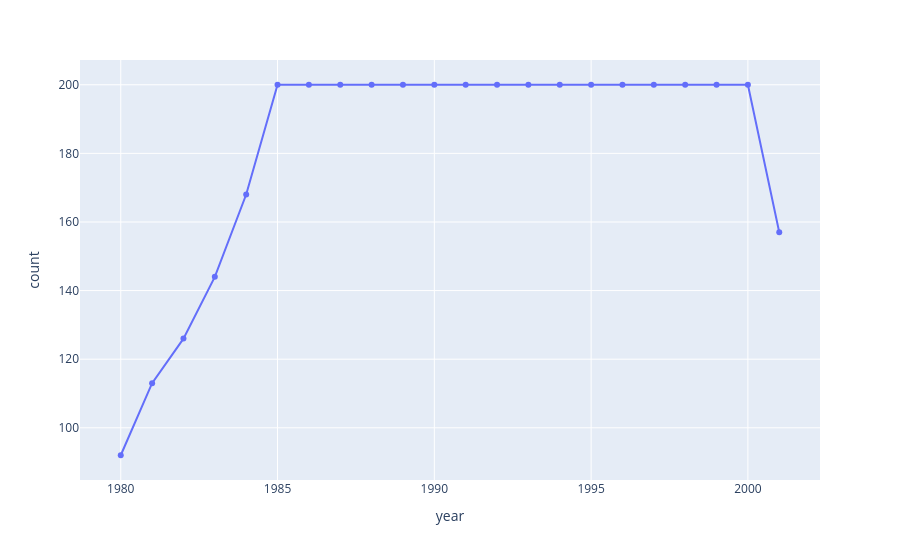

Notebook code cell kept with this figure:
### Code cell
movieCount = cleanedTable.groupby("year")["name"].count().reset_index(name="count")
fig = px.line(movieCount, x='year', y='count', markers=True)
fig.show()

### Figure 1 — Plotly figure (JSON) as saved in the notebook; plotly's stock layout.template omitted (floating-point values rounded to 4 significant figures)
{"data": [{"hovertemplate": "year=%{x}<br>count=%{y}<extra></extra>", "legendgroup": "", "line": {"color": "#636efa", "dash": "solid"}, "marker": {"symbol": "circle"}, "mode": "lines+markers", "name": "", "orientation": "v", "showlegend": false, "type": "scatter", "x": [1980, 1981, 1982, 1983, 1984, 1985, 1986, 1987, 1988, 1989, 1990, 1991, 1992, 1993, 1994, 1995, 1996, 1997, 1998, 1999, 2000, 2001], "xaxis": "x", "y": [92, 113, 126, 144, 168, 200, 200, 200, 200, 200, 200, 200, 200, 200, 200, 200, 200, 200, 200, 200, 200, 157], "yaxis": "y"}], "layout": {"legend": {"tracegroupgap": 0}, "margin": {"t": 60}, "xaxis": {"anchor": "y", "domain": [0, 1], "title": {"text": "year"}}, "yaxis": {"anchor": "x", "domain": [0, 1], "title": {"text": "count"}}}}
